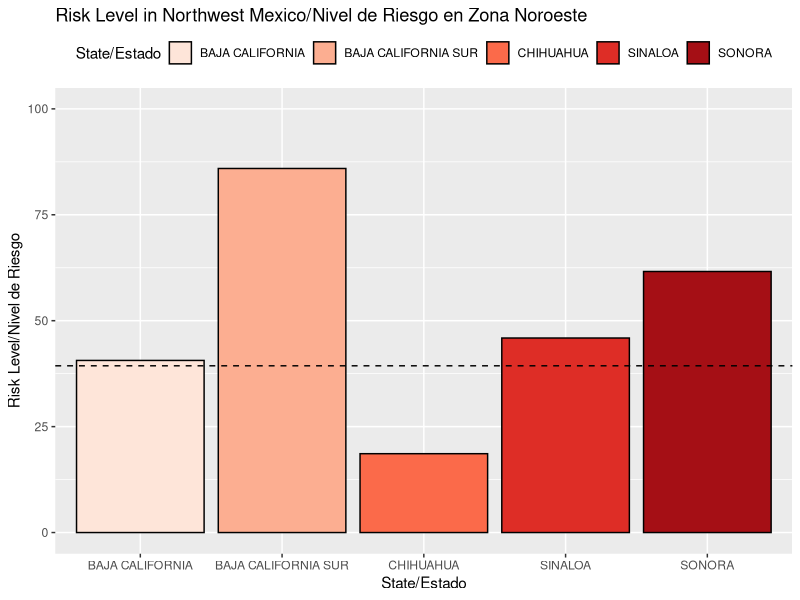
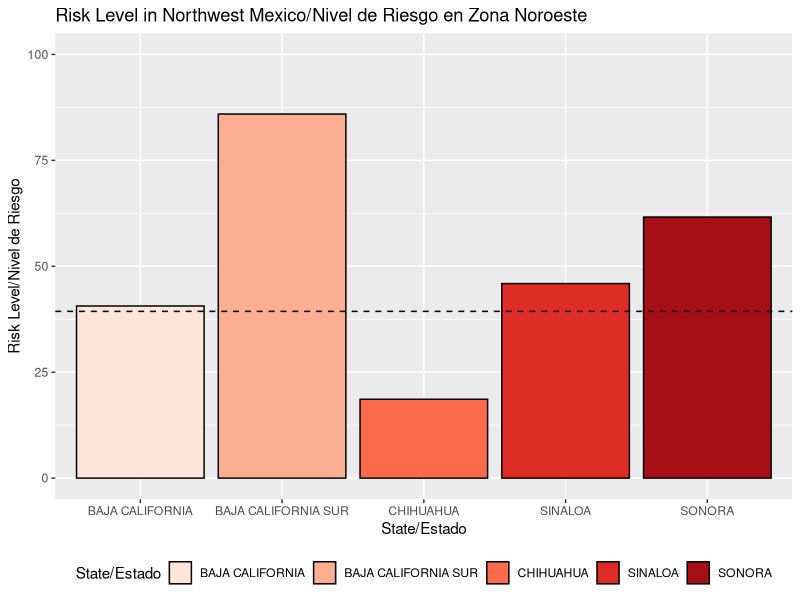
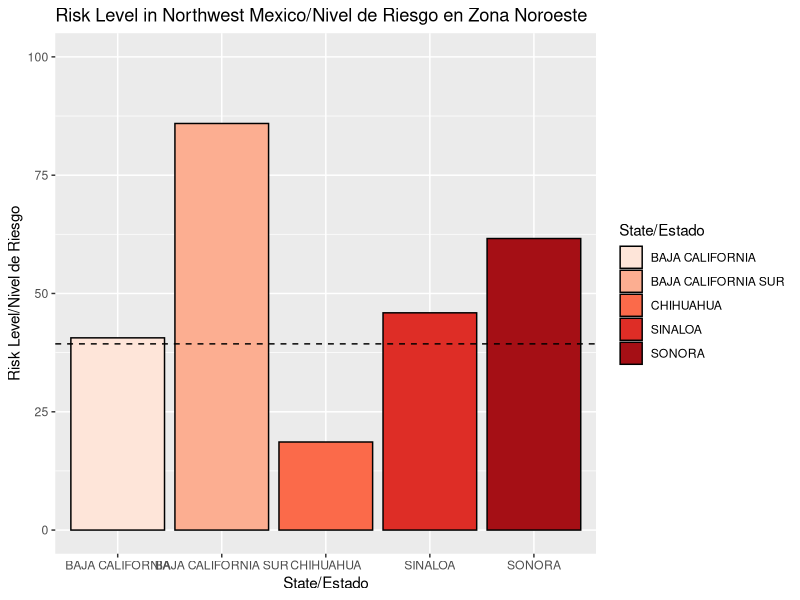
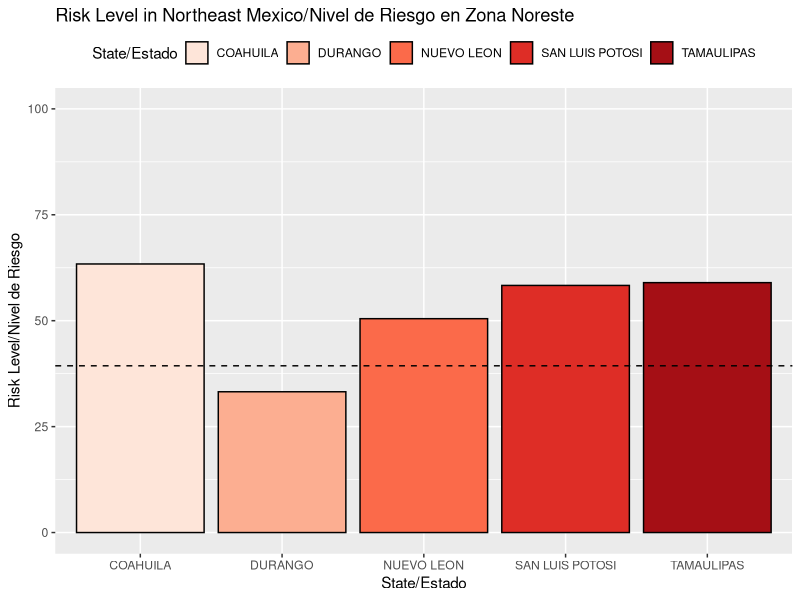
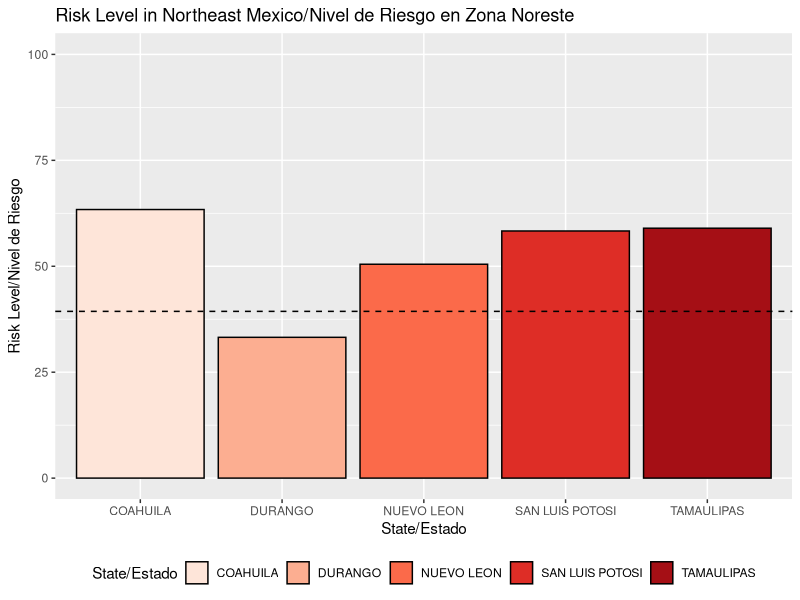
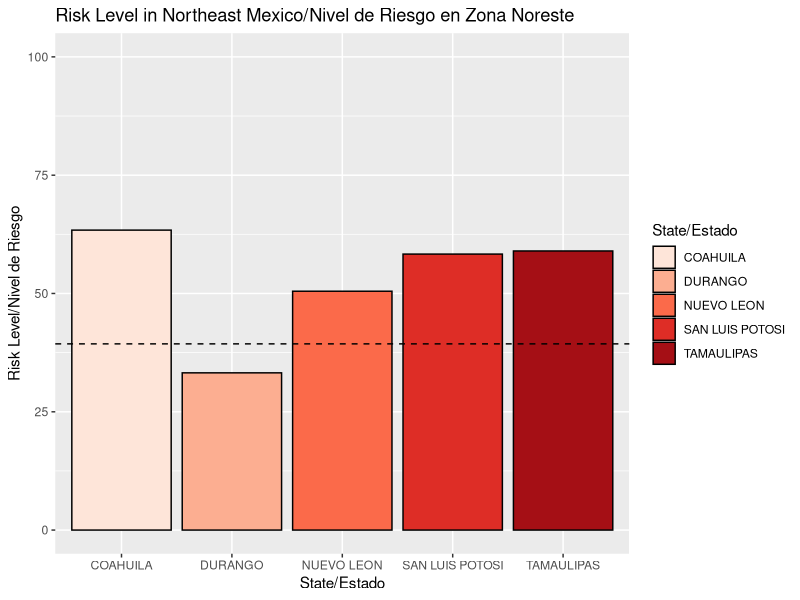
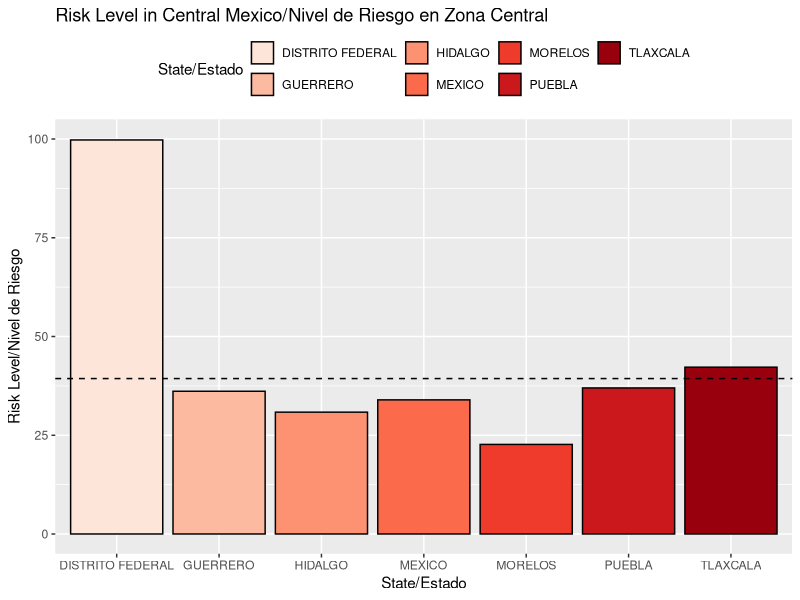
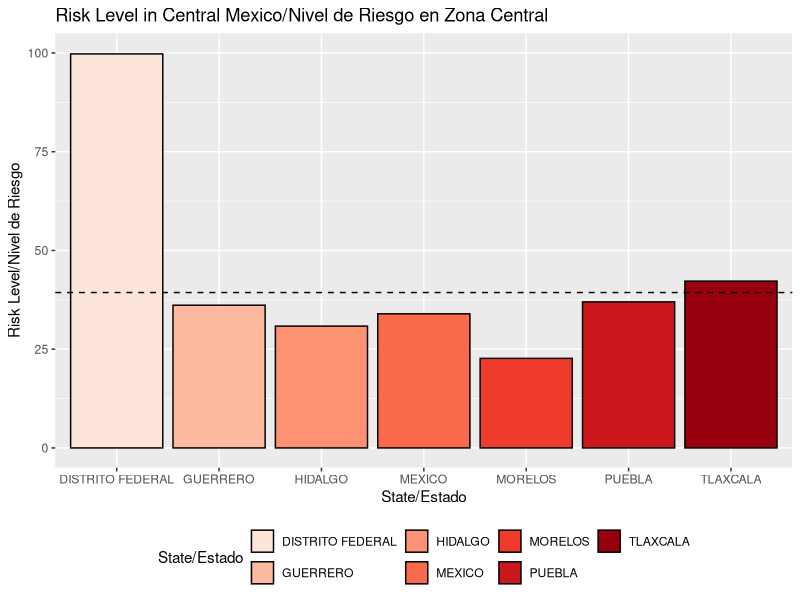

Source code (R) for these figures, in order:
## Code for COVID-19 Data Challenge
## Author: Carlos Paredes

## Cases in states of Mexico
setwd("~/covid-data-challenge/Cleaned Data")

## Data Cleaning
dat <- read.csv("cases_by_state_mx.csv")

noroeste <- dat[c(17, 30, 2, 20, 28), ]

noreste <- dat[c(29, 11, 23, 25, 26), ]

centro <- dat[c(31, 12, 14, 10, 4, 15, 18), ]

occidente <- dat[c(16, 19, 21, 3, 7, 13, 5, 9), ]

sureste <- dat[c(22, 1, 6, 24, 32, 8, 27), ]

## Graph for Zona Noroeste (Northwest Mexico)
library(ggplot2)

p<-ggplot(noroeste, aes(x=State, y=Risk.Level, fill=State)) +
  geom_bar(stat="identity", color="black") +
  xlab("State/Estado") + ylab("Risk Level/Nivel de Riesgo") + ylim(0, 100) +
  labs(fill = "State/Estado") +
  geom_hline(yintercept = median(dat$Risk.Level), linetype = 'dashed') +
  ggtitle("Risk Level in Northwest Mexico/Nivel de Riesgo en Zona Noroeste") 
p <- p+scale_fill_brewer(palette="Reds")
p + theme(legend.position="top")
p + theme(legend.position="bottom")
p

# p<-ggplot(noroeste, aes(x=State, y=Risk.Level, fill=State)) +
#  geom_bar(stat="identity", color="black") +
#  xlab("State/Estado") + ylab("Risk Level/Nivel de Riesgo") + ylim(0, 100) +
#  labs(fill = "State/Estado") +
#  theme_minimal() +
#  geom_hline(yintercept = median(dat$Risk.Level), linetype = 'dashed') +
#  ggtitle("Risk Level in Northwest Mexico/Nivel de Riesgo en Zona Noroeste") 
#  p <- p + scale_fill_manual(values=c("#FF85C6", "#A10055", "#FFAFDA", "#FF66B7", "#FF0087")) 
#  p + theme(legend.position="top")
#  p + theme(legend.position="bottom")
#  p

## Graph for Zona Noreste (Northeast Mexico)
p1<-ggplot(noreste, aes(x=State, y=Risk.Level, fill=State)) +
  geom_bar(stat="identity", color="black") +
  xlab("State/Estado") + ylab("Risk Level/Nivel de Riesgo") + ylim(0, 100) +
  labs(fill = "State/Estado") +
  geom_hline(yintercept = median(dat$Risk.Level), linetype = 'dashed') +
  ggtitle("Risk Level in Northeast Mexico/Nivel de Riesgo en Zona Noreste") 
p1 <- p1+scale_fill_brewer(palette="Reds")
p1 + theme(legend.position="top")
p1 + theme(legend.position="bottom")
p1

## Graph for Zona Central
p2<-ggplot(centro, aes(x=State, y=Risk.Level, fill=State)) +
  geom_bar(stat="identity", color="black") +
  xlab("State/Estado") + ylab("Risk Level/Nivel de Riesgo") + ylim(0, 100) +
  labs(fill = "State/Estado") +
  geom_hline(yintercept = median(dat$Risk.Level), linetype = 'dashed') +
  ggtitle("Risk Level in Central Mexico/Nivel de Riesgo en Zona Central") 
p2 <- p2+scale_fill_brewer(palette="Reds")
p2 + theme(legend.position="top")
p2 + theme(legend.position="bottom")
p2

## Graph for Zona Occidental
p3<-ggplot(occidente, aes(x=State, y=Risk.Level, fill=State)) +
  geom_bar(stat="identity", color="black") +
  xlab("State/Estado") + ylab("Risk Level/Nivel de Riesgo") + ylim(0, 100) +
  labs(fill = "State/Estado") +
  geom_hline(yintercept = median(dat$Risk.Level), linetype = 'dashed') +
  ggtitle("Risk Level in West Mexico/Nivel de Riesgo en Occidental") 
p3 <- p3+scale_fill_brewer(palette="Reds")
p3 + theme(legend.position="top")
p3 + theme(legend.position="bottom")
p3

## Graph for Zona Sureste
p4<-ggplot(sureste, aes(x=State, y=Risk.Level, fill=State)) +
  geom_bar(stat="identity", color="black") +
  xlab("State/Estado") + ylab("Risk Level/Nivel de Riesgo") + ylim(0, 100) +
  labs(fill = "State/Estado") +
  geom_hline(yintercept = mean(dat$Risk.Level), linetype = 'dashed') +
  ggtitle("Risk Level in Southeast Mexico/Nivel de Riesgo en Zona Sureste") 
p4 <- p4+scale_fill_brewer(palette="Reds")
p4 + theme(legend.position="top")
p4 + theme(legend.position="bottom")
p4

#########################################################################################################

## Cases in states of USA
dat2 <- read.csv('cases_by_state_usa.csv')

## Data cleaning
dat2 <- dat2[-c(52, 53, 54, 55, 56, 57, 58, 59, 60, 61, 62, 63), ]

west <- dat2[c(28, 4, 11, 8, 6, 39, 48), ]

sunbelt <- dat2[c(26, 15, 41, 51, 49, 47, 46, 50, 45), ]

newengland <- dat2[c(25, 3, 1, 2, 18, 37), ]

atlseaboard <- dat2[c(44, 24, 19, 34, 29, 38, 43, 12, 30, 5), ]

midwest <- dat2[c(13, 14, 20, 35, 21, 16, 23, 40, 42, 17), ]

mountain <- dat2[c(22, 10, 7, 27, 32, 33, 31, 36, 9), ]

## Graph for Western USA
library(ggplot2)

bp<-ggplot(west, aes(x=State, y=Risk.Level, fill=State)) +
  geom_bar(stat="identity", color="black") +
  xlab("State/Estado") + ylab("Risk Level/Nivel de Riesgo") + ylim(0, 100) +
  labs(fill = "State/Estado") +
  geom_hline(yintercept = median(dat2$Risk.Level), linetype = 'dashed') +
  ggtitle("Risk Level in Western States/Nivel de Riesgo en E.E.U.U Occidental") 
bp <- bp+scale_fill_brewer(palette="Reds")
bp + theme(legend.position="top")
bp + theme(legend.position="bottom")
bp

## Graph for Sunbelt USA
bp1<-ggplot(sunbelt, aes(x=State, y=Risk.Level, fill=State)) +
  geom_bar(stat="identity", color="black") +
  xlab("State/Estado") + ylab("Risk Level/Nivel de Riesgo") + ylim(0, 100) +
  labs(fill = "State/Estado") +
  geom_hline(yintercept = median(dat2$Risk.Level), linetype = 'dashed') +
  ggtitle("Risk Level in Sunbelt States/Nivel de Riesgo en Zona Sunbelt") 
bp1 <- bp1+scale_fill_brewer(palette="Reds")
bp1 + theme(legend.position="top")
bp1 + theme(legend.position="bottom")
bp1

## Graph for New England
bp2<-ggplot(newengland, aes(x=State, y=Risk.Level, fill=State)) +
  geom_bar(stat="identity", color="black") +
  xlab("State/Estado") + ylab("Risk Level/Nivel de Riesgo") + ylim(0, 100) +
  labs(fill = "State/Estado") +
  geom_hline(yintercept = median(dat2$Risk.Level), linetype = 'dashed') +
  ggtitle("Risk Level in New England States/Nivel de Riesgo en Zona New England") 
bp2 <- bp2+scale_fill_brewer(palette="Reds")
bp2 + theme(legend.position="top")
bp2 + theme(legend.position="bottom")
bp2

## Graph for Atlantic Seaboard
bp3<-ggplot(atlseaboard, aes(x=State, y=Risk.Level, fill=State)) +
  geom_bar(stat="identity", color="black") +
  xlab("State/Estado") + ylab("Risk Level/Nivel de Riesgo") + ylim(0, 100) +
  labs(fill = "State/Estado") +
  geom_hline(yintercept = median(dat2$Risk.Level), linetype = 'dashed') +
  ggtitle("Risk Level in Atlantic Seaboard States/Nivel de Riesgo en Zona Atlantic Seaboard") 
bp3 <- bp3+scale_fill_brewer(palette="Reds")
bp3 + theme(legend.position="top")
bp3 + theme(legend.position="bottom")
bp3

## Graph for Midwest
bp4<-ggplot(midwest, aes(x=State, y=Risk.Level, fill=State)) +
  geom_bar(stat="identity", color="black") +
  xlab("State/Estado") + ylab("Risk Level/Nivel de Riesgo") + ylim(0, 100) +
  labs(fill = "State/Estado") +
  geom_hline(yintercept = median(dat2$Risk.Level), linetype = 'dashed') +
  ggtitle("Risk Level in Midwest States/Nivel de Riesgo en Zona Midwest") 
bp4 <- bp4+scale_fill_brewer(palette="Reds")
bp4 + theme(legend.position="top")
bp4 + theme(legend.position="bottom")
bp4

## Graph for Mountain
bp5<-ggplot(mountain, aes(x=State, y=Risk.Level, fill=State)) +
  geom_bar(stat="identity", color="black") +
  xlab("State/Estado") + ylab("Risk Level/Nivel de Riesgo") + ylim(0, 100) +
  labs(fill = "State/Estado") +
  geom_hline(yintercept = median(dat2$Risk.Level), linetype = 'dashed') +
  ggtitle("Risk Level in Mountain States/Nivel de Riesgo en Zona Mountain") 
bp5 <- bp5+scale_fill_brewer(palette="Reds")
bp5 + theme(legend.position="top")
bp5 + theme(legend.position="bottom")
bp5

########################################################################################################

## Cases by Race/Ethnicity in the USA
race <- read.csv('cases_by_race_usa.csv')

library(ggplot2)

bpp<-ggplot(race, aes(x=Race.Ethnicity, y=Risk.Level, fill=Race.Ethnicity)) +
  geom_bar(stat="identity", color="black") +
  xlab("Race/Ethnicity") + ylab("Risk Level") + ylim(0, 100) +
  labs(fill = "Race/Ethnicity") +
  ggtitle("Risk Level byt Race/Ethnicity (USA)") 
bpp <- bpp+scale_fill_brewer(palette="Reds")
bpp + theme(legend.position="top")
bpp + theme(legend.position="bottom")
bpp












